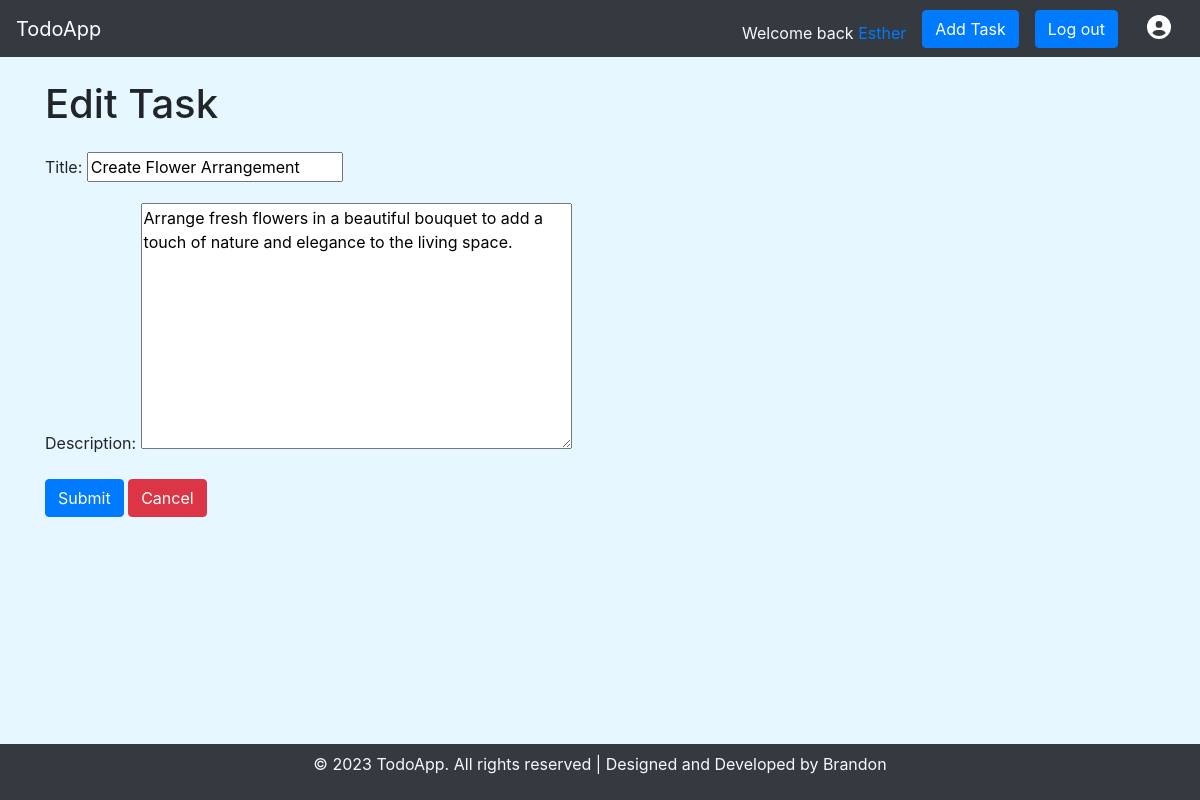
/edit/6/ (signed in), run on the app's committed database.
### To_do_app/models.py (models this page shows, shortened)
class To_Do_List(models.Model):
    Title = models.CharField(max_length=50)
    Description = models.TextField()
    Time_created = models.DateTimeField(auto_now_add=True)
    user = models.ForeignKey(User, on_delete=models.CASCADE,null=True, blank=True)

### To_do_app/views.py (the view)
# urls.py: path('edit/<int:taskid>/', edit_task, name='edit'),
@login_required
def edit_task(request, taskid):
    task = get_object_or_404(To_Do_List, pk=taskid)
    if request.method == 'POST':
        form = To_Do_List_Form(request.POST, instance=task)
        if form.is_valid():
            form.save()
            return redirect('home')
    else:
        form = To_Do_List_Form(instance=task)
    context = {
        'form' : form,
        'task' : task
    }
    return render(request, 'Todoapp/edit_task.html', context)

### To_do_app/forms.py
class To_Do_List_Form(forms.ModelForm):
    class Meta:
        model = To_Do_List
        exclude = ['user']

### To_do_app/templates/Todoapp/edit_task.html (shortened to what this page needs)
{% extends 'core/base.html' %}
{% block content %}
    <h1 class="mb-4">Edit Task</h1>
    <form method = 'POST'>
        {{ form.as_p }}
        <button type="submit" class="btn btn-primary"> Submit </button>
        <a type="button" class="btn btn-danger" href="{% url 'home' %}"> Cancel </a>
    </form>
{% endblock content %}

### templates/core/base.html (shortened to what this page needs)
<!DOCTYPE html>
{% load static %}
<html lang="en">
<head>
    <link rel="stylesheet" href="https://stackpath.bootstrapcdn.com/bootstrap/4.3.1/css/bootstrap.min.css">
    <link rel="stylesheet" href="https://cdnjs.cloudflare.com/ajax/libs/font-awesome/4.7.0/css/font-awesome.min.css">
</head>
<body style="background-color: #e6f7ff;  padding-top: 56px; padding-bottom: 56px;">
        <nav class="navbar navbar-expand-lg navbar-dark bg-dark fixed-top">
            <a class="navbar-brand" href="{% url 'home' %}">TodoApp</a>
            <div class="collapse navbar-collapse justify-content-end">
                {% if task.count == 1 %}
                <p class="text-light mt-2 mb-0">Welcome back <a href="{% url 'profile' %}">{{ request.user }}</a>, you have {{ task.count }} task today </p>
                {% elif task.count > 1 %}
                <p class="text-light mt-2 mb-0">Welcome back <a href="{% url 'profile' %}">{{ request.user }}</a>, you have {{ task.count }} tasks today </p>
                {% else %}
                <p class="text-light mt-2 mb-0">Welcome back <a href="{% url 'profile' %}">{{ request.user }}</a></p>
                {% endif %}
                {% if task.count == 0 %}
                {{ pass }}
                {% else %}
                <a type="button" class="btn btn-primary ml-3" href="{% url 'create' %}">
                    Add Task
                </a>
                {% endif %}
                <a type="button" class="btn btn-primary ml-3" href="{% url 'logout' %}">
                    Log out
                </a>
                <a type="button" class="btn  ml-3" href="{% url 'profile' %}">
                    <i class="fa fa-user-circle" aria-hidden="true" style="color: white; font-size: 24px;"></i>
                </a>
            </div>
        </nav>
    <div class="container mt-4">
    <div class="align-content-between justify-content-center align-content-center align-items-center mt-2">
    {% block content %}
    {% endblock content %}
    </div>
    <footer class="footer fixed-bottom bg-dark text-light text-center py-2">
        <p>&copy; 2023 TodoApp. All rights reserved | Designed and Developed by Brandon</p>
    </footer>
</body>
</html>

### data on the page
To_Do_List: Title "Create Flower Arrangement", Description "Arrange fresh flowers in a beautiful bouquet to add a touch of nature and elegance to the living space."

### other printed values
{{ request.user }} "Esther"
